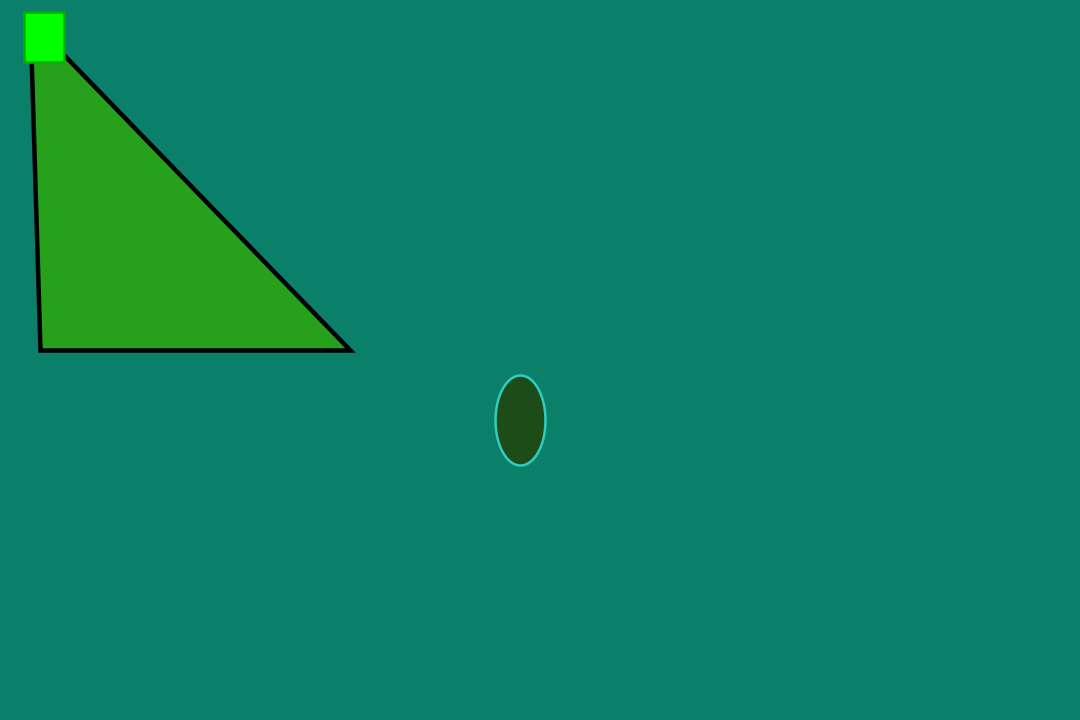
Frame 1 (no input)
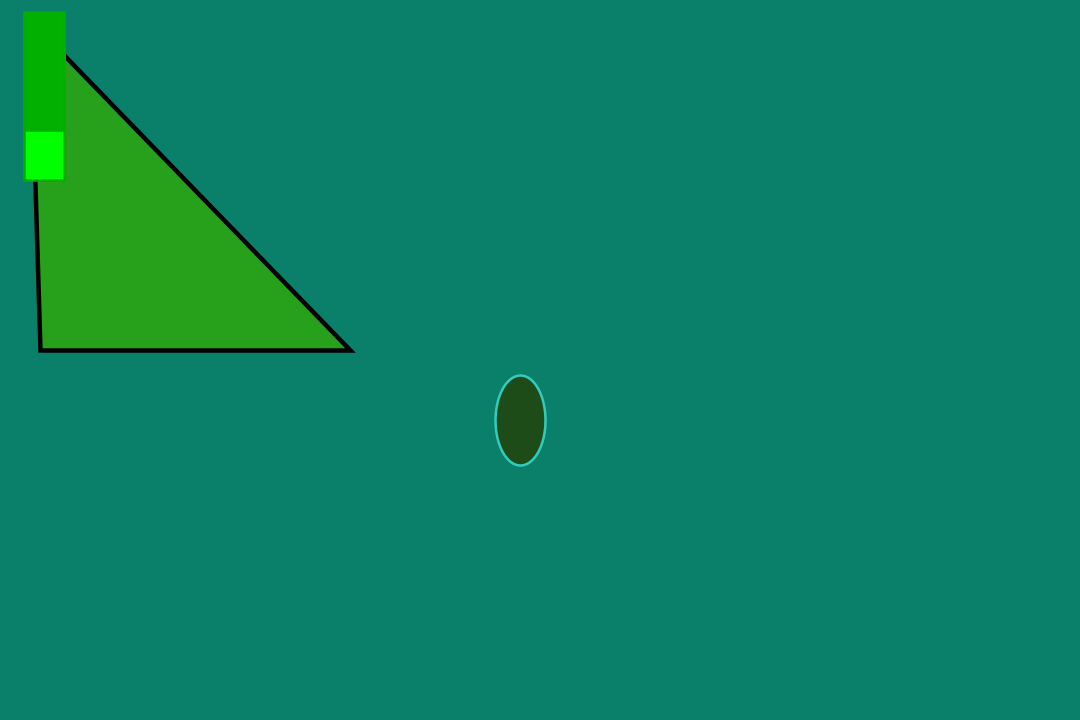
Frame 60 (the mouse pressed at the canvas centre just before this capture)
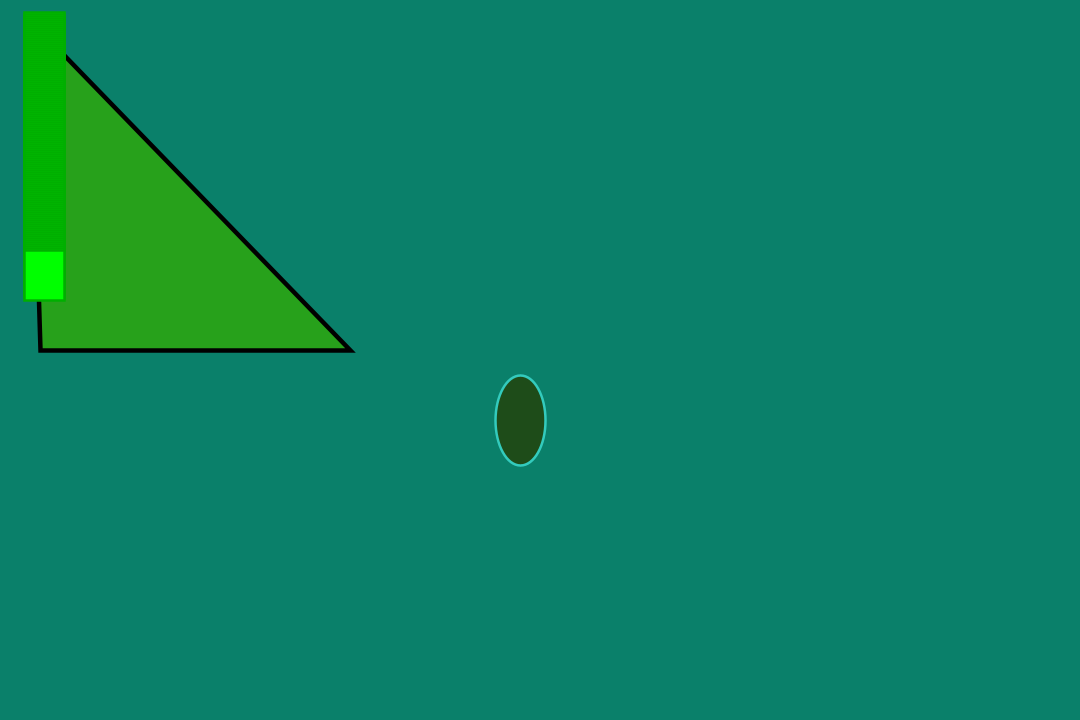
Frame 120 (the mouse held since frame 60 and released just before this capture)

The Processing sketch that drew these frames (run headless with seeded random() and noise(); from frame 60 on, the mouse is pressed at the canvas centre):

// Processing sketch: ss2_BlueDream
// ── ss2_BlueDream.pde
//Blue Dream by Gabriella Valentin

int grass=12;
float strain=24;

void setup(){
  size(1080,720);
  background(10,128,106);

  fill(39,161,27); 
  stroke(0);
  strokeWeight(4.5);
  triangle(30,20,40,350,350,350);
  
  strokeWeight(2.5);
  stroke(51,203,189);
  fill(30, 76, 25);  
  ellipse(520,420,50,90);
}
void draw(){
  stroke(0,175,0);
  fill(0,255,0);
  rect(0+strain,grass,40,50);
  grass=grass+2;
}

void mousePressed(){
  stroke(45);
  fill(56);
  ellipseMode(CENTER);
  ellipse(mouseX,mouseY, 40, 20);
  println("BLAZERS!!!!!!!!!!");
}

void keyPressed(){
  background(255);
}
  
